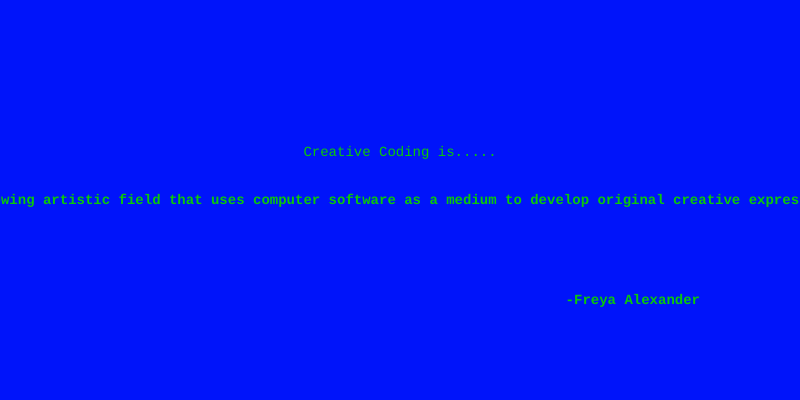
Frame 1 (no input)
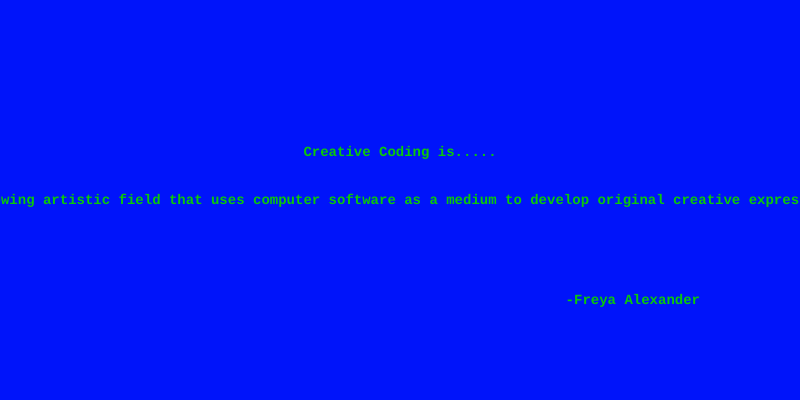
Frame 60 (no input)
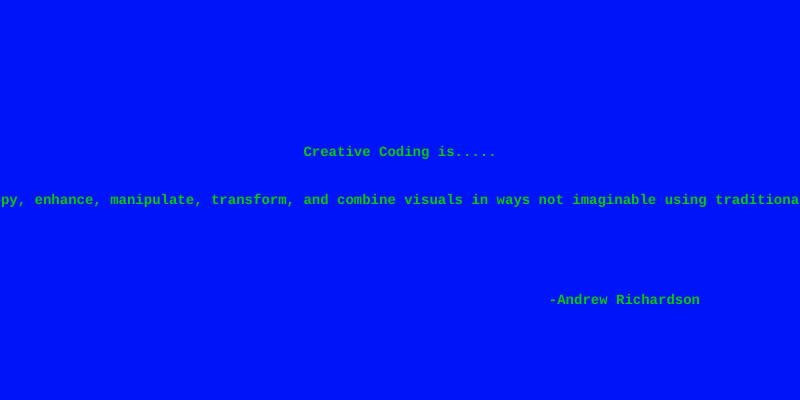
Frame 120 (the mouse pressed at the canvas centre since frame 60)

The p5.js sketch that drew these frames (run headless with seeded random() and noise() and a simulated clock; from frame 60 on, the mouse is pressed at the canvas centre):

// p5.js sketch
// ── sketch.js
// change the quotes in this array. Be mindful of the quotation marks!
// this is the only part of the file you need to edit!

const quotes = [
  { text: "[To] create something beautiful instead of something functional.", source: "Valerie from Medium" },
  { text: "[Using] software, code and computational processes to be expressive or to create art forms.", source: "She Codes" },
  { text: "making our own interactive digital artworks", source: "Luke Meeken" },
  { text: "a rapidly expanding domain for both artistic expression and computational education.", source: "Andrew M Mcnutt" },
  { text: "a growing artistic field that uses computer software as a medium to develop original creative expression.", source: "Freya Alexander" },
  { text: "to edit, copy, enhance, manipulate, transform, and combine visuals in ways not imaginable using traditional processes", source: "Andrew Richardson" },
  { text: "asking... whether code is a paint brush or a calculator, and frustratingly the answer appears to be both.", source: "Joe Fabisevich" },
  { text: "a world of imagination and problem-solving that’s every bit as inventive as painting on a canvas", source: "Simpson Creative" },
  { text: "the intersection of creativity and technology", source: "Creative Code Art" },
  { text: "merges logic and art by using programming languages to create visual art and interactive installations.", source: "Kaiwalya Jadhav" },

  { text: "a means to manipulate, communicate through, use, and appreciate art through code", source: "Joanna Solomon" },
  { text: "artistically-centered computer science", source: "Joanna Solomon" },
  { text: "visual/descriptive programming and its explorations", source: "Joanna Solomon" },
  { text: "a means of technological communication in a creative practice", source: "Joanna Solomon" },
  { text: "design oriented computation", source: "Joanna Solomon" },
  { text: "a cross-pollination of art and technology", source: "Joanna Solomon" },
  { text: "its own creative medium", source: "Joanna Solomon" },
  { text: "an instructional, rythmic, and integrative means of capturing art", source: "Joanna Solomon" }
];
// no need to edit anything below this line! 
// if you have made an error, you can check your history to see what might have gone wrong

// a variable that holds the current quote
let current = [];

function setup() {
  // createCanvas(windowWidth, windowHeight);
  createCanvas(800, 400);
  // Seed with millis() so each page load gives a different quote.
  randomSeed(millis());
  textSize(14);
  textFont('monospace');
  fill(10, 200, 10);
  // calls the function to pick a quote
  pickQuote();
}

function pickQuote() {
  // take a random number and use that to identify what quote to use
  current = quotes[floor(random(quotes.length))];
}

function draw() {
  background(0, 20, 250); // set the background color
  drawQuote();  // draw the quote on screen
}

function drawQuote() {   // draw text
  textAlign(CENTER, CENTER);
  text("Creative Coding is.....", width / 2, height / 2 - 48);
  textStyle(BOLD);
  text("'" + current.text + "'", width / 2, height / 2);
  textAlign(RIGHT, CENTER);
  text("-" + current.source, width - 100, height - 100);

}

function windowResized() {
  resizeCanvas(windowWidth, windowHeight);
}

function newQuote() {
  pickQuote();
  redraw();
}

function mousePressed() {
  newQuote();
}
// ── readme.html
<!DOCTYPE html>
<html lang="en">
<head>
  <meta charset="UTF-8">
  <meta name="viewport" content="width=device-width, initial-scale=1.0">
  <title>"Creative Coding Is..."</title> <!--Title is here-->
  <!--Add style to your code Read W3Schools CSS Intro for more: https://www.w3schools.com/css/css_intro.asp -->
  <style>
    body {
      font-family: monospace;
      margin: 2em;
      color: #000000;
      background-color: #f0f0f0;
    }
  </style>
</head>
<body>
    <h1>"Creative Coding Is..."</h1>
    <p>Creative Coding is the practice of applying code, a rhythmic and technological means of communication, to create, manipulate, use, and share art. While code's usecase and applications are oftentimes belittled to that of having scientific applications alone, this is not the case. In the following quotes, from myself and from other creative coders online, a broad understanding of the medium that is creative coding can be gathered.</p>

   <h2>Resources</h2>
   <ul>
    <li><a href="https://gildedgreen.com/creativecode/processing" target="_blank">Gilded Green Creative Code by Luke Meeken</a></li>
    <li><a href="https://www.shecodes.io/challenge_submissions/1615216/embed" target="_blank">Discover Creative Coding</a></li>
    <li><a href="https://medium.com/dare-to-be-better/want-to-try-creative-coding-start-here-35bb88c5fb04" target="_blank">Medium - Want To Try Creative Coding? Start Here</a></li>
    <li><a href="https://www.scribd.com/document/850655183/Creative-Coding" target="_blank">SCRIBD - The Art of Creative Coding</a></li>
    <li><a href="https://subjectguides.york.ac.uk/digital-creativity/coding" target="_blank">University of York - Digital Creativity: a Practical Guide</a></li>
    <li><a href="https://creativecodeart.org/" target="_blank">Creative Code Art</a></li>
    <li><a href="https://simpsonscreative.co.uk/why-coding-is-one-of-the-most-creative-jobs-you-can-have/" target="_blank">Simpsons Creative - Why Coding is One of the Most Creative Jobs You Can Have</a></li>
    <li><a href="https://build.ms/2022/5/21/coding-as-creative-expression/" target="_blank">Build.ms - Coding As Creative Expression</a></li>
    <li><a href="https://repo.darmajaya.ac.id/4086/1/Data-driven%20Graphic%20Design_%20Creative%20Coding%20for%20Visual%20Communication%20%28%20PDFDrive%20%29.pdf" target="_blank">Data-driven Graphic Design: Creative Coding for Visual Communication</a></li>
    <li><a href="https://artpack.weebly.com/creative-coding.html" target="_blank">Art Pack - Creative Coding</a></li>
    <li><a href="https://dl.acm.org/doi/10.1145/3544548.3580683" target="_blank">ACM Digital Library - A Study of Editor Features in a Creative Coding Classroom</a></li>
  
  </ul>
</body>
</html>
